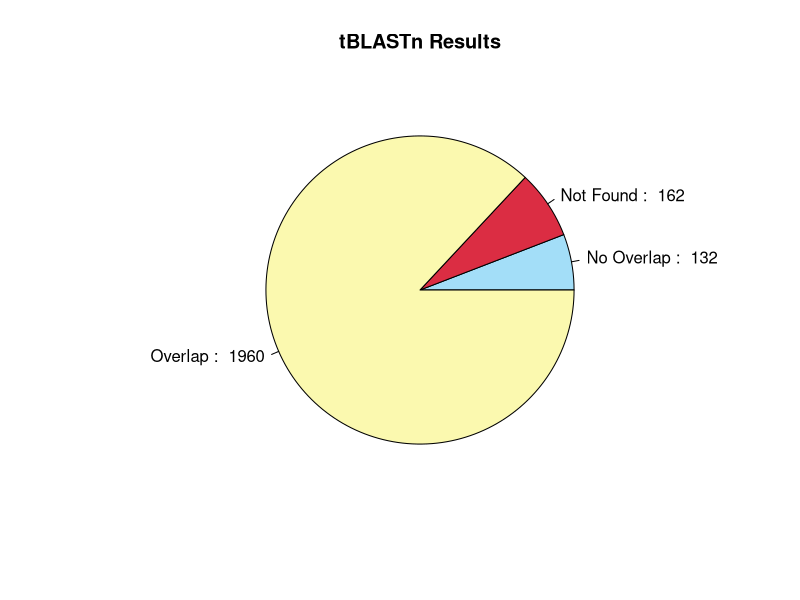

This figure's R source:
setwd(".")

df <- read.csv("tblastn_log.csv")

annotations <- df[, 3]

not_found <- grepl("not found by blast", annotations)
overlap <- grepl(";blast_id", annotations)
no_overlap <- !overlap

df_categorized <- data.frame(
  Annotation = annotations,
  Category = ifelse(not_found, "Not Found",
                    ifelse(overlap, "Overlap", "No Overlap"))
)

category_counts <- table(df_categorized$Category)
labels_with_counts <- paste(names(category_counts), ": ", category_counts)
colors <- c("#A3DEF8","#DB2D43","#FBF9AF")

png("tblastn_pie.png", width = 520, height = 450)

pie(category_counts, labels = labels_with_counts,
    col = colors, main = "tBLASTn Results")

dev.off()
